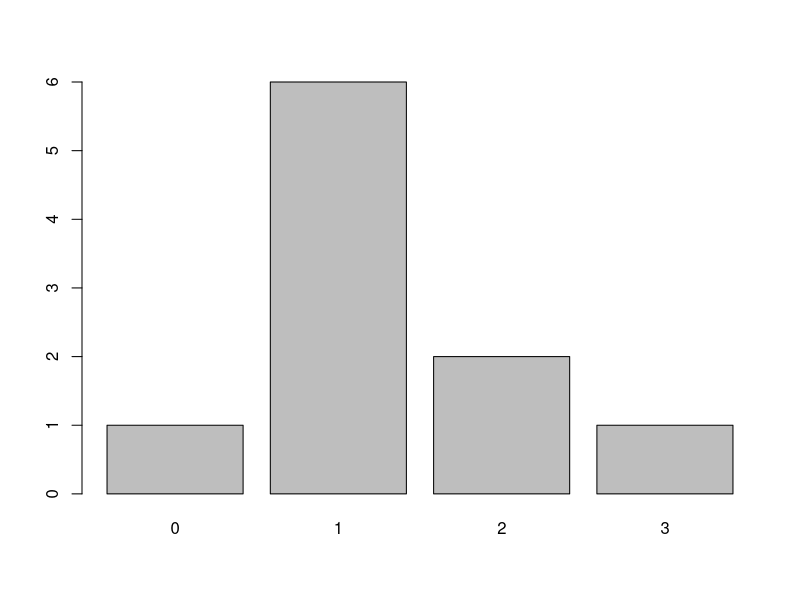
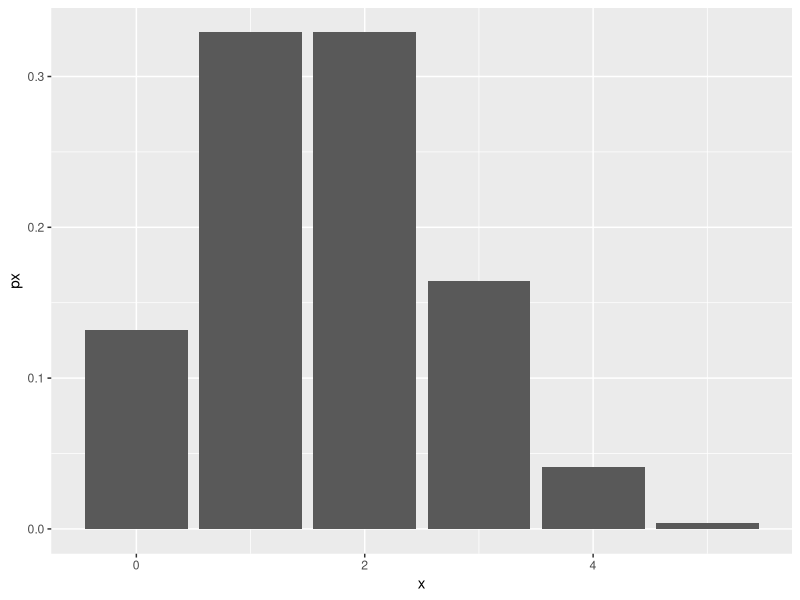
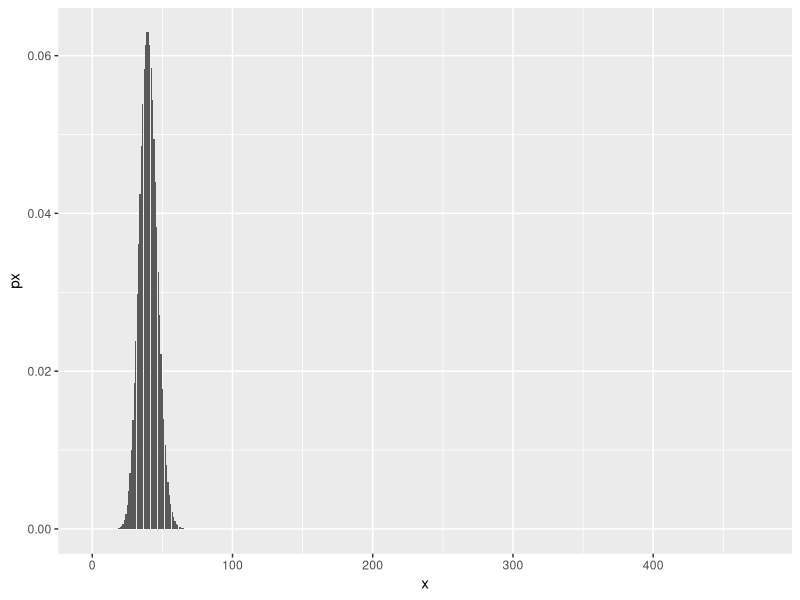
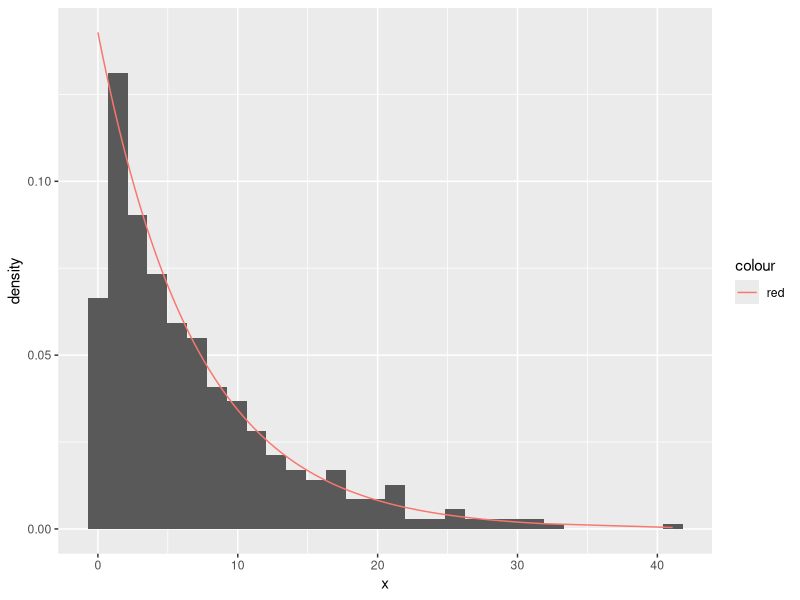
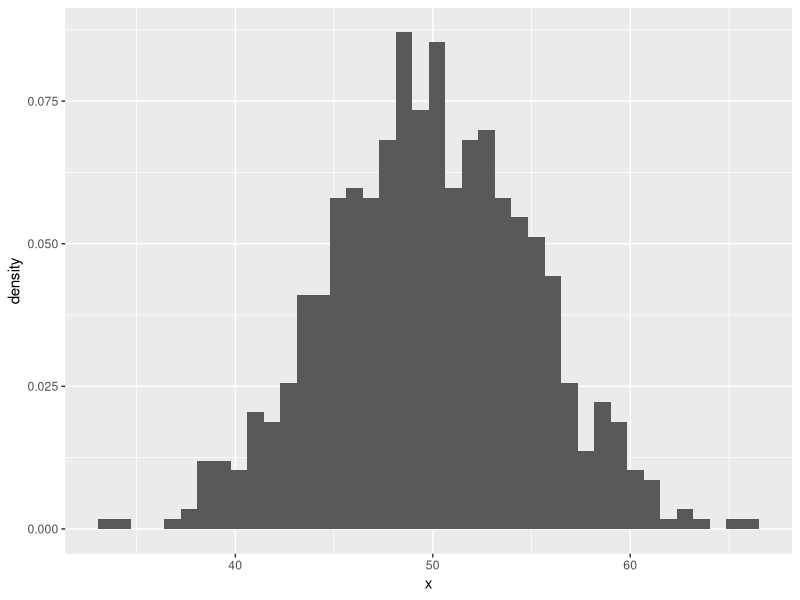
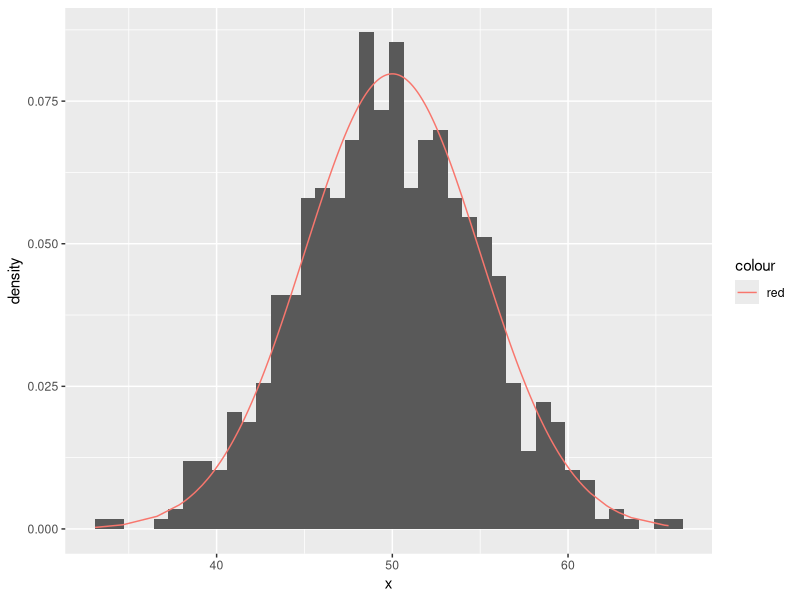
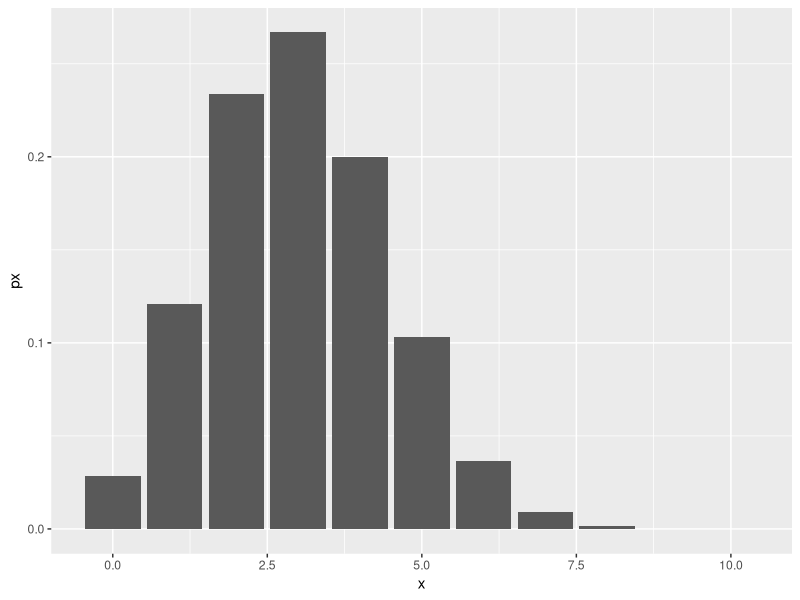

R code for these plots, in order:
#d = Probabildade de um ponto -> NÃO EXISTE PARA MODELOS CONTÍNUOS
#p = Probailidade de um valor ou menos

####27/09####
#n = 10
#p = 0.1

prob = function(x, n, p){
  choose(n,x) * p^(x) * ((1-p)^(n-x))
}

#a
prob(0, 10, 0.1)

prob(2, 10, 0.1) #Dois queimarem? 0.04
#c
sum(prob(1:10, 10, 0.1))
#d
sum(prob(1:9, 10, 0.1))
1-prob(10, 10, 0.1)
#e
0.1*10
#f
sqrt(0.1*(0.9))

prob(8,10,0.9)
sum(prob(3:10, 10, 0.9))

#Três em cada quatro alunos de uma universidade fizeram cursinho antes de prestar vestibular. 
#Se 16 alunos são selecionados ao acaso, qual é a probabilidade de que:

sum(prob(12:16, 16, 3/4)) #Pelo menos 12 tenham feito cursinho?

sum(prob(0:13, 16, 3/4)) #No máximo 13 tenham feito cursinho?

prob(12, 16, 3/4) #Exatamente 12 tenham feito cursinho?
#Em um grupo de 80 alunosselecionados ao acaso, qual é o número esperado de alunos que fizeram cursinho? 
#E a variância?
3*80/4
(3/4)*(1-3/4)


####Poisson e Binomial ####
  prob = function(y,x){
    (exp(-y)*(y^x))/(factorial(x))
  }
#y = média (lambda)
#x = quantidade de sucesso
#Um departamento que funciona 24h por dia,recebe em média 5 ligações por hora. Determine as probabilidades

prob(5,2) #Receber 2 ligações em uma hora? 0.08

prob(5,0)+prob(5,1)+prob(5,2) #Receber menos de 3 ligações em uma hora? 0.124

1-sum(prob(5,0:5)) #Receber mais de 5 ligações em uma hora? 0.384

dpois(260,240) #Receber 260 ligações em 2 dias? Lambda=240. 0.01

#Suponha o lançamento de um dado 5 vezes. Sucesso será os valroes menos que 3. Determine:

dbinom(2,5,1/3) #A probabilidade de 2 sucessos
dbinom(0:5,5,1/3) #Todas as probabilidades

pbinom(2,5,1/3) #A probabilidade de 2 ou menos sucessos

qbinom(0.7901,5,1/3) #O valor de A, tal que P(x<=A)= 0.7901

rbinom(10,5,1/3) #Uma amostra aleatória de tamanho 10

barplot(table(rbinom(10,5,1/3))) #plot sem ggplot

install.packages('ggplot2')
install.packages('labeling')
library(ggplot2)
library(labeling)
x=0:5
px=dbinom(x,5,1/3)
dados = data.frame(x,px)
ggplot(dados,aes(x,px))+geom_col()


#media = 40 itens por segundo

dpois(35,40) #Probabilidade de processar 35 itens

dpois(0:475,40) #Todas as probabilidades?

ppois(45,40) #A probabilidade de 40 o menos sucessos

qpois(0.8096,40) #O valor de A, tal que P(X<=A)=0.8096

rpois(10,40) #Uma amostra aleatória de tamanho 10

#Apresente graficamente todas as probabilidade de sucesso
x=0:475
px=dpois(x,40)
dados = data.frame(x,px)
ggplot(dados,aes(x,px))+geom_col()


#### Modelo Exponencial ####


#modelo Exponencial -> começa do 0 -> coisas positivas
#modelo normal -> -inf até +inf
#taxa = 1/media
taxa = 1/7
#Suponha que o tempo de validade de determinado produto possua uma média de 7 anos. Determine:
dexp(6,taxa) #A probabilidade vencer em exatamente 6 anos -> 0, pois a probabilidade de um ponto é 0

pexp(5,taxa) #A probabilidade de vencer em 5 anos ou menos

qexp(0.5,taxa) #Determine o valor mediano

rexp(10,taxa) #Amostra aleatória de tamanho 10

x=rexp(500,taxa)
dx=dexp(x,taxa)
dados = data.frame(x,dx)
ggplot(dados,aes(x))+geom_histogram(aes(y=..density..))+geom_line(aes(x,dx,col='red'))

#### Modelo Normal ####


#sabe-se que o peso em kg de determinado produto possui média 50 e variância 25. Determine:
#desvio padrão = raiz da variância
#probabilidade de um ponto não existe em modelos continuos
dnorm(x,50,5) #A probabilidade de um produto pesar exatamente 20 kg
#Integral de 20 a 20,portanto é 0

1-pnorm(20,50,5) #A probabilidade de pesar mais de 20 kg

qnorm(0.25,50,5) #Determine o valor do primeiro quartil (0.25)

rnorm(20,50,5) #Uma amostra aleatória de tamanho 20

#1) Um histograa de uma amostra de tamanho 700
x=rnorm(700,50,5)
dx=dnorm(x,50,5)
dados = data.frame(x,dx)
ggplot(dados,aes(x))+geom_histogram(aes(y=..density..),bins=40)

#2) Adicione uma linha no histograma como a probabilidade calculadas
ggplot(dados,aes(x))+geom_histogram(aes(y=..density..),bins=40)+geom_line(aes(x,dx,col='red'))

#Para a seguinte função, determine a constante k para que seja uma função de probabilidade
#de uma variável aleatória discreta
#P(X=xi)=xik xi=1,2,...,10
k=1/sum(1:10)


####Modelo Binomial####

#Dado que 70% de determinado componente eltrico não apresetem falha após a produção,
#Em uma amostra de 10 componentes, calcule:

#a) a probabilidade de que nenhum falhe
dbinom(10,10,0.7)
dbinom(0,10,0.3)
#b) a probabilidade de que no mínimo 1 falhe
1-dbinom(0,10,0.3)
#c) a probabilidade de que ao menos 3 falhem
1-pbinom(2,10,0.3)

#d) se a amostra for de 50 componentes, quantos irão falhar em média?
50*3/10

#e) apresente graficamente todas as probabilidades de falhar
x=0:10
px=dbinom(x,10,0.3)
dados = data.frame(x,px)
ggplot(dados,aes(x,px))+geom_col()


